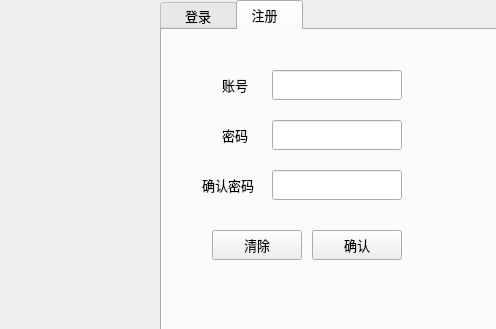
<?xml version="1.0" encoding="UTF-8"?>
<ui version="4.0">
 <class>Login_Dialog</class>
 <widget class="QDialog" name="Login_Dialog">
  <property name="geometry">
   <rect>
    <x>0</x>
    <y>0</y>
    <width>496</width>
    <height>329</height>
   </rect>
  </property>
  <property name="minimumSize">
   <size>
    <width>496</width>
    <height>329</height>
   </size>
  </property>
  <property name="maximumSize">
   <size>
    <width>496</width>
    <height>329</height>
   </size>
  </property>
  <property name="font">
   <font>
    <family>微软雅黑</family>
    <pointsize>10</pointsize>
   </font>
  </property>
  <property name="windowTitle">
   <string>Dialog</string>
  </property>
  <widget class="QLabel" name="label">
   <property name="geometry">
    <rect>
     <x>0</x>
     <y>0</y>
     <width>161</width>
     <height>331</height>
    </rect>
   </property>
   <property name="text">
    <string/>
   </property>
   <property name="pixmap">
    <pixmap resource="resources.qrc">:/bq/000.png</pixmap>
   </property>
   <property name="scaledContents">
    <bool>true</bool>
   </property>
  </widget>
  <widget class="QTabWidget" name="tabWidget">
   <property name="geometry">
    <rect>
     <x>160</x>
     <y>0</y>
     <width>341</width>
     <height>331</height>
    </rect>
   </property>
   <property name="toolTipDuration">
    <number>-1</number>
   </property>
   <property name="currentIndex">
    <number>1</number>
   </property>
   <widget class="QWidget" name="tab">
    <attribute name="title">
     <string>　登录　</string>
    </attribute>
    <widget class="QLineEdit" name="line_password">
     <property name="geometry">
      <rect>
       <x>100</x>
       <y>90</y>
       <width>130</width>
       <height>30</height>
      </rect>
     </property>
    </widget>
    <widget class="QLabel" name="number">
     <property name="geometry">
      <rect>
       <x>50</x>
       <y>50</y>
       <width>72</width>
       <height>30</height>
      </rect>
     </property>
     <property name="text">
      <string>账号</string>
     </property>
    </widget>
    <widget class="QLineEdit" name="line_number">
     <property name="geometry">
      <rect>
       <x>100</x>
       <y>50</y>
       <width>130</width>
       <height>30</height>
      </rect>
     </property>
    </widget>
    <widget class="QPushButton" name="button_login_login">
     <property name="geometry">
      <rect>
       <x>180</x>
       <y>200</y>
       <width>90</width>
       <height>30</height>
      </rect>
     </property>
     <property name="text">
      <string>登陆</string>
     </property>
    </widget>
    <widget class="QLabel" name="password">
     <property name="geometry">
      <rect>
       <x>50</x>
       <y>90</y>
       <width>72</width>
       <height>30</height>
      </rect>
     </property>
     <property name="text">
      <string>密码</string>
     </property>
    </widget>
    <widget class="QPushButton" name="button_login_clear">
     <property name="geometry">
      <rect>
       <x>70</x>
       <y>200</y>
       <width>90</width>
       <height>30</height>
      </rect>
     </property>
     <property name="text">
      <string>清除</string>
     </property>
    </widget>
   </widget>
   <widget class="QWidget" name="tab_2">
    <attribute name="title">
     <string> 注册　</string>
    </attribute>
    <widget class="QLabel" name="register_number">
     <property name="geometry">
      <rect>
       <x>60</x>
       <y>40</y>
       <width>72</width>
       <height>30</height>
      </rect>
     </property>
     <property name="text">
      <string>账号</string>
     </property>
    </widget>
    <widget class="QLineEdit" name="register_line_number">
     <property name="geometry">
      <rect>
       <x>110</x>
       <y>40</y>
       <width>130</width>
       <height>30</height>
      </rect>
     </property>
    </widget>
    <widget class="QLabel" name="register_password">
     <property name="geometry">
      <rect>
       <x>60</x>
       <y>90</y>
       <width>72</width>
       <height>30</height>
      </rect>
     </property>
     <property name="text">
      <string>密码</string>
     </property>
    </widget>
    <widget class="QLineEdit" name="register_line_password">
     <property name="geometry">
      <rect>
       <x>110</x>
       <y>90</y>
       <width>130</width>
       <height>30</height>
      </rect>
     </property>
    </widget>
    <widget class="QLabel" name="register_confirmpassword">
     <property name="geometry">
      <rect>
       <x>40</x>
       <y>140</y>
       <width>72</width>
       <height>30</height>
      </rect>
     </property>
     <property name="text">
      <string>确认密码</string>
     </property>
    </widget>
    <widget class="QLineEdit" name="register_confirm_line_password">
     <property name="geometry">
      <rect>
       <x>110</x>
       <y>140</y>
       <width>130</width>
       <height>30</height>
      </rect>
     </property>
    </widget>
    <widget class="QPushButton" name="register_confirm">
     <property name="geometry">
      <rect>
       <x>150</x>
       <y>200</y>
       <width>90</width>
       <height>30</height>
      </rect>
     </property>
     <property name="text">
      <string>确认</string>
     </property>
    </widget>
    <widget class="QPushButton" name="register_clear">
     <property name="geometry">
      <rect>
       <x>50</x>
       <y>200</y>
       <width>90</width>
       <height>30</height>
      </rect>
     </property>
     <property name="text">
      <string>清除</string>
     </property>
    </widget>
   </widget>
  </widget>
 </widget>
 <tabstops>
  <tabstop>tabWidget</tabstop>
  <tabstop>line_number</tabstop>
  <tabstop>line_password</tabstop>
  <tabstop>button_login_clear</tabstop>
  <tabstop>button_login_login</tabstop>
  <tabstop>register_line_number</tabstop>
  <tabstop>register_line_password</tabstop>
  <tabstop>register_confirm_line_password</tabstop>
  <tabstop>register_confirm</tabstop>
 </tabstops>
 <resources>
  <include location="resources.qrc"/>
 </resources>
 <connections/>
</ui>
